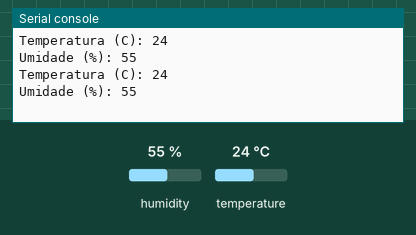
A program run on a simulated ESP32 board running MicroPython. Shown: the last lines printed to the serial console. The inputs (shaded band) are chosen by the test bench; at power-on: humidity 55 %, temperature 24 °C.

Above: at 1.2 s.
1.3 s: humidity set to 22 %
At 2.6 s:
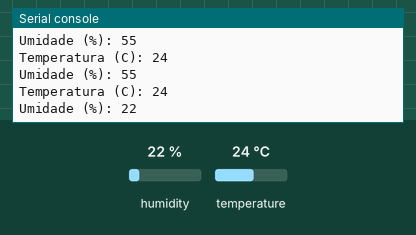
2.8 s: temperature set to 12 °C
At 3.9 s:
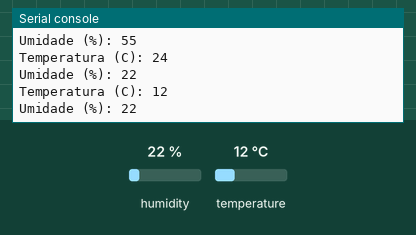
4.3 s: humidity set to 40 %
At 6.0 s:
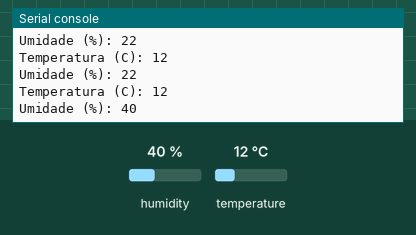
Timing chart, 0 to 7.5 s (numbered marks = the images above; inputs shaded):
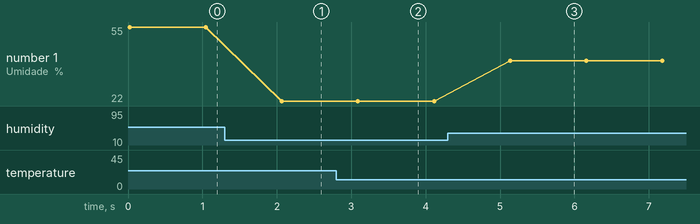

Measured:
- after the input at 1.3 s, the serial console: prints a new line after 0.77 s (image 1)
- after the input at 2.8 s, the serial console: prints a new line after 0.29 s (image 2)
- after the input at 4.3 s, the serial console: prints a new line after 0.84 s (image 3)
- plotted number 1: 55 → 22 after the input at 1.3 s, 22 → 40 after the input at 4.3 s

The program:

Sensor_DHT11.py
```python
from machine import Pin
from time import sleep
import dht

sensor = dht.DHT11(Pin(12))

while True:
    try:
       sensor.measure()
       temp = sensor.temperature()
       umid = sensor.humidity()
       print("Temperatura (C):", temp)
       print("Umidade (%):", umid)
       sleep(1)
    except OSError as err:
        print("FALHA !!!")
```
